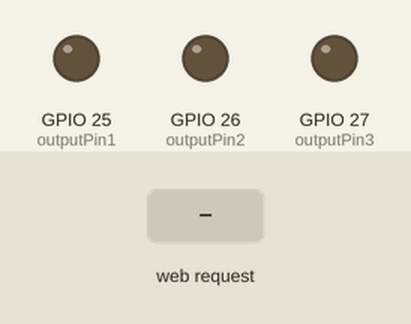
Bench run of a sketch on a simulated ESP32. On the bench: output pins drawn as LEDs (lit = HIGH). Inputs (shaded band) come from the test bench. WiFi joins after 1.5 s; servers stay silent unless stated; what the sketch prints to the serial monitor is not drawn.

Above: at 3.2 s.
3.3 s: HTTP request GET /start received
At 4.05 s:
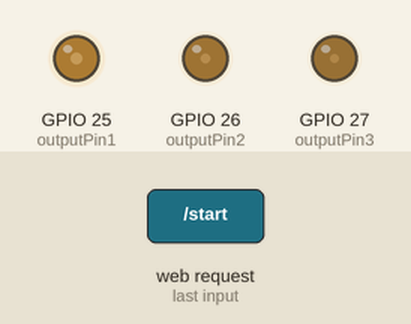
At 4.65 s:
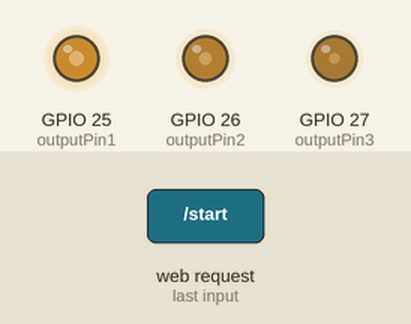
Timing chart, 0 to 24.9 s (numbered marks = the images above; inputs shaded):
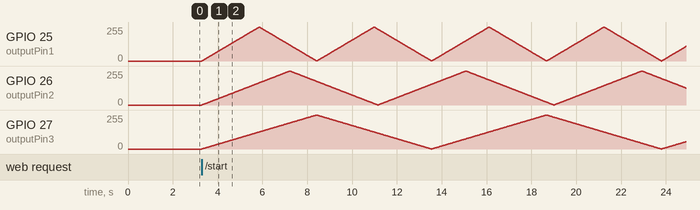

The sketch:

LedStrip_WebServer_chatgpt_buttons_2.ino
```cpp
#include <WiFi.h>
#include <WebServer.h>

// Replace with your network credentials
const char* ssid = "HSS Hugo Morais";
const char* password = "abcdefgh";

// Pins for the outputs
const int outputPin1 = 25; // Adjust pin numbers as needed
const int outputPin2 = 26;
const int outputPin3 = 27;

// Volatile variable to signal stop
volatile bool stopFading = false;

// Web server on port 80
WebServer server(80);

void setup() {
  // Initialize serial monitor
  Serial.begin(115200);

  // Set pins as output
  pinMode(outputPin1, OUTPUT);
  pinMode(outputPin2, OUTPUT);
  pinMode(outputPin3, OUTPUT);

  // Start WiFi
  WiFi.begin(ssid, password);
  Serial.print("Connecting to WiFi...");
  while (WiFi.status() != WL_CONNECTED) {
    delay(1000);
    Serial.print(".");
  }
  Serial.println("\nConnected to WiFi.");
  Serial.print("IP Address: ");
  Serial.println(WiFi.localIP());

  // Define web server routes
  server.on("/", handleRoot);
  server.on("/start", handleStart);
  server.on("/stop", handleStop);

  // Start the server
  server.begin();
  Serial.println("HTTP server started.");
}

void loop() {
  // Handle incoming client requests
  server.handleClient();
}

void handleRoot() {
  String html = "<html><body>";
  html += "<h1>ESP32 Web Server</h1>";
  html += "<button onclick=\"location.href='/start'\">Start Fading</button><br><br>";
  html += "</body></html>";
  server.send(200, "text/html", html);
}

void fadeAllOutputsSimultaneously() {
  int brightness1 = 0, brightness2 = 0, brightness3 = 0;
  int direction1 = 1, direction2 = 1, direction3 = 1;
  unsigned long lastTime1 = 0, lastTime2 = 0, lastTime3 = 0;

  stopFading = false; // Reset the stop flag

  while (!stopFading) {
    unsigned long currentTime = millis();

    // Handle Output 1 fading
    if (currentTime - lastTime1 >= 10) {
      lastTime1 = currentTime;
      brightness1 += direction1;
      if (brightness1 >= 255 || brightness1 <= 0) direction1 *= -1;
      analogWrite(outputPin1, brightness1);
    }

    // Handle Output 2 fading
    if (currentTime - lastTime2 >= 15) {
      lastTime2 = currentTime;
      brightness2 += direction2;
      if (brightness2 >= 255 || brightness2 <= 0) direction2 *= -1;
      analogWrite(outputPin2, brightness2);
    }

    // Handle Output 3 fading
    if (currentTime - lastTime3 >= 20) {
      lastTime3 = currentTime;
      brightness3 += direction3;
      if (brightness3 >= 255 || brightness3 <= 0) direction3 *= -1;
      analogWrite(outputPin3, brightness3);
    }

    // Check for stop condition
    delay(1); // Small delay to allow for server checks
    server.handleClient();
  }

  // Set all outputs to 0 after stopping
  analogWrite(outputPin1, 0);
  analogWrite(outputPin2, 0);
  analogWrite(outputPin3, 0);
}

void handleStart() {
  String html = "<html><body>";
  html += "<h1>Fading Outputs...</h1>";
  html += "<button onclick=\"location.href='/stop'\">Stop Fading</button><br><br>";
  html += "</body></html>";
  server.send(200, "text/html", html);

  fadeAllOutputsSimultaneously(); // Fades all outputs simultaneously
}

void handleStop() {
  stopFading = true; // Signal to stop the fading loop

  String html = "<html><body>";
  html += "<h1>Fading Stopped</h1>";
  html += "<p>Returning to home page...</p>";
  html += "<meta http-equiv='refresh' content='3;url=/' />";
  html += "</body></html>";
  server.send(200, "text/html", html);
}
```
